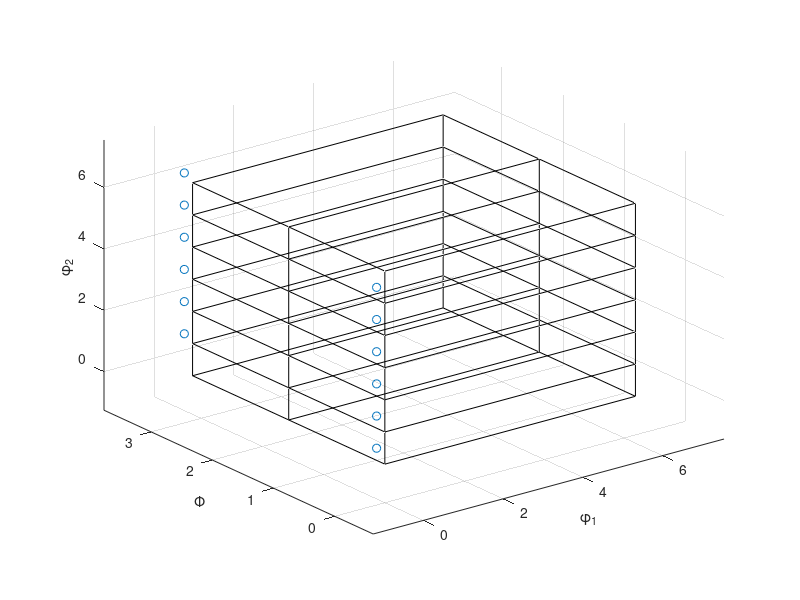

Recreate this plot in MATLAB.
phi1 = .1;
Phi = .2;
phi2 = .3;

t1 = cos(phi1);
t2 = sqrt(0.3e1);
t3 = sin(phi1);
t4 = t1 * t2;
t5 = t3 + t4;
t2 = t2 * t3;
t6 = -t1 + t2;
t7 = t5 / 0.2e1;
t8 = t6 / 0.2e1;
t3 = -t3 + t4;
t1 = t1 + t2;
t2 = t3 / 0.2e1;
t4 = t1 / 0.2e1;
t9 = -0.2e1 * phi1;
TempExpr = [-phi1 + atan2(-t7, -t8) -pi 0;...
            0 0 0;...
            -phi1 + atan2(t7, -t8) 0 0;...
            -phi1 + atan2(t2, -t4) 0 0;...
            -pi 0 0;...
            -phi1 + atan2(-t7, t8) 0 0;...
            -phi1 + atan2(-t2, t4) 0 0;...
            t9 -pi 0;...
            -phi1 + atan2(t5, t6) -pi 0;...
            -phi1 + atan2(-t2, -t4) -pi 0;...
            pi + t9 -pi 0;...
            -phi1 + atan2(t3, t1) -pi 0];

disp(TempExpr)

phi1col = TempExpr(:,3);
ltz = phi1col < 0;
phi1col = phi1col + 2*pi*ltz;

Phicol = TempExpr(:,2);
ltz = Phicol < 0;
Phicol = Phicol + 2*pi*ltz;

phi2col = TempExpr(:,1);
ltz = phi2col < 0;
phi2col = phi2col + 2*pi*ltz;

phi1_pts = phi1 + phi1col;
Phi_pts = Phi + Phicol;
phi2_pts = phi2 + phi2col;

scatter3(phi1_pts, Phi_pts, phi2_pts)
hold on

xlabel('\phi_1')
ylabel('\Phi')
zlabel('\phi_2')
sc = 1.2;
axis([-0.2*2*pi sc*2*pi -0.2*pi sc*pi, -0.2*2*pi sc*2*pi]);

% for ii = 0:1
%     xpos = ii*2*pi;
%     plot3([xpos,xpos],[0,pi],[0,0],'b-')
%     plot3([xpos,xpos],[0,pi],[2*pi,2*pi],'b-')
% %     plot3([xpos,xpos],[pi,pi],[0,0],'b-')
% %     plot3([xpos,xpos],[0,0],[0,2*pi],'b-')
% 
% end

for ii = 0:6
    zpos = ii*pi/3;
    plot3([0,2*pi],[0,0],[zpos,zpos],'k-')
    plot3([0,2*pi],[pi/2,pi/2],[zpos,zpos],'k-')
    plot3([0,2*pi],[pi,pi],[zpos,zpos],'k-')    
    plot3([0,0],[0,pi],[zpos,zpos],'k-') 
    plot3([2*pi,2*pi],[0,pi],[zpos,zpos],'k-')
end
    
plot3([0,0],[0,0],[0,2*pi],'k-')
plot3([0,0],[pi/2,pi/2],[0,2*pi],'k-')
plot3([0,0],[pi,pi],[0,2*pi],'k-')
plot3([2*pi,2*pi],[0,0],[0,2*pi],'k-')
plot3([2*pi,2*pi],[pi/2,pi/2],[0,2*pi],'k-')
plot3([2*pi,2*pi],[pi,pi],[0,2*pi],'k-')


% for ii = 0:2
%     ypos = ii*pi/2;
%     plot3([0,2*pi],[ypos,ypos],[0,0],'b-')
%     plot3([0,0],[ypos,ypos],[0,2*pi],'b-')
% end

% for ii = 0:6
%     xpos = ii*pi/3;
%     plot([xpos,xpos],[0,pi],'b-')
% end

hold off